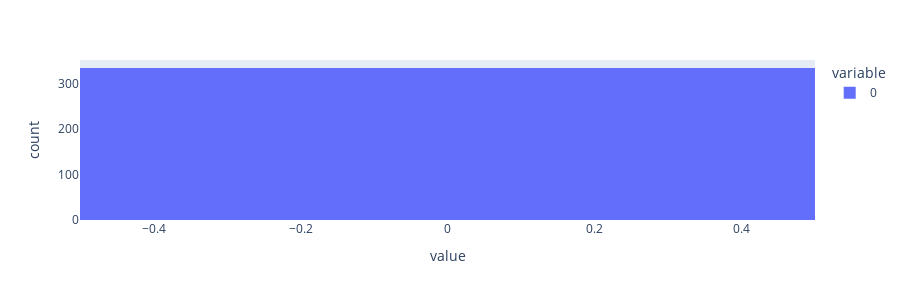
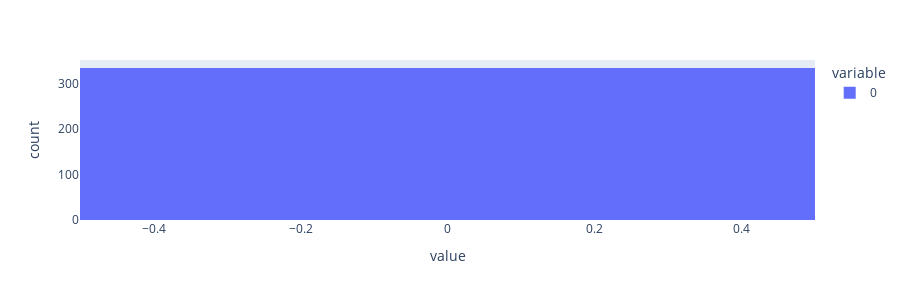
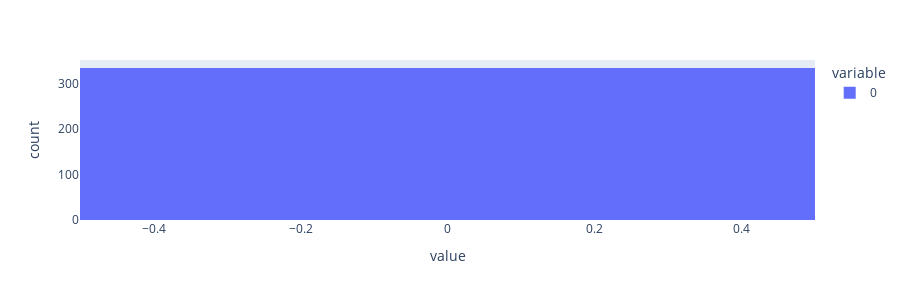
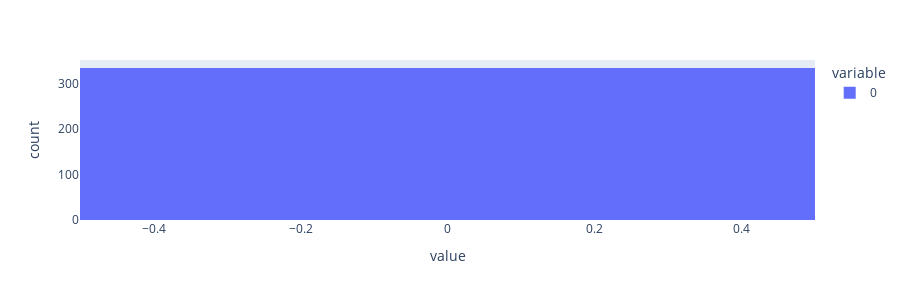

Notebook cell for these charts, in order:
### Code cell
for segment in unique_segments:
    display(Markdown(f"### Segment: {segment}"))
    for k in metric_names:
        for eval_name, results in all_results.items():
            if "_segment_" in k and (segment or "main").replace(" ", "_") not in k:
                continue
            segment_results = [
                results.metrics[k][i] for i, s in enumerate(segments[eval_name]) if s == segment
            ]
            display(Markdown(f"#### {segment} - {k} - {eval_name}"))
            print("count", len(segment_results))
            print("mean", np.mean(segment_results))
            print("std", np.std(segment_results))
            print("max", np.max(segment_results))
            print("min", np.min(segment_results))
            px.histogram(segment_results, height=300).show()

### Figure 1 — Plotly figure (JSON) as saved in the notebook; plotly's stock layout.template omitted (floating-point values rounded to 4 significant figures; data arrays with more than 128 entries replaced by an {"elided": "..."} marker saying what was removed)
{"data": [{"bingroup": "x", "hovertemplate": "variable=0<br>value=%{x}<br>count=%{y}<extra></extra>", "legendgroup": "0", "marker": {"color": "#636efa", "pattern": {"shape": ""}}, "name": "0", "orientation": "v", "showlegend": true, "type": "histogram", "x": {"elided": "335 float values"}, "xaxis": "x", "yaxis": "y"}], "layout": {"barmode": "relative", "height": 300, "legend": {"title": {"text": "variable"}, "tracegroupgap": 0}, "margin": {"t": 60}, "xaxis": {"anchor": "y", "domain": [0, 1], "title": {"text": "value"}}, "yaxis": {"anchor": "x", "domain": [0, 1], "title": {"text": "count"}}}}

### Figure 2 — Plotly figure (JSON) as saved in the notebook; plotly's stock layout.template omitted (floating-point values rounded to 4 significant figures; data arrays with more than 128 entries replaced by an {"elided": "..."} marker saying what was removed)
{"data": [{"bingroup": "x", "hovertemplate": "variable=0<br>value=%{x}<br>count=%{y}<extra></extra>", "legendgroup": "0", "marker": {"color": "#636efa", "pattern": {"shape": ""}}, "name": "0", "orientation": "v", "showlegend": true, "type": "histogram", "x": {"elided": "335 float values"}, "xaxis": "x", "yaxis": "y"}], "layout": {"barmode": "relative", "height": 300, "legend": {"title": {"text": "variable"}, "tracegroupgap": 0}, "margin": {"t": 60}, "xaxis": {"anchor": "y", "domain": [0, 1], "title": {"text": "value"}}, "yaxis": {"anchor": "x", "domain": [0, 1], "title": {"text": "count"}}}}

### Figure 3 — Plotly figure (JSON) as saved in the notebook; plotly's stock layout.template omitted (floating-point values rounded to 4 significant figures; data arrays with more than 128 entries replaced by an {"elided": "..."} marker saying what was removed)
{"data": [{"bingroup": "x", "hovertemplate": "variable=0<br>value=%{x}<br>count=%{y}<extra></extra>", "legendgroup": "0", "marker": {"color": "#636efa", "pattern": {"shape": ""}}, "name": "0", "orientation": "v", "showlegend": true, "type": "histogram", "x": {"elided": "335 float values"}, "xaxis": "x", "yaxis": "y"}], "layout": {"barmode": "relative", "height": 300, "legend": {"title": {"text": "variable"}, "tracegroupgap": 0}, "margin": {"t": 60}, "xaxis": {"anchor": "y", "domain": [0, 1], "title": {"text": "value"}}, "yaxis": {"anchor": "x", "domain": [0, 1], "title": {"text": "count"}}}}

### Figure 4 — Plotly figure (JSON) as saved in the notebook; plotly's stock layout.template omitted (floating-point values rounded to 4 significant figures; data arrays with more than 128 entries replaced by an {"elided": "..."} marker saying what was removed)
{"data": [{"bingroup": "x", "hovertemplate": "variable=0<br>value=%{x}<br>count=%{y}<extra></extra>", "legendgroup": "0", "marker": {"color": "#636efa", "pattern": {"shape": ""}}, "name": "0", "orientation": "v", "showlegend": true, "type": "histogram", "x": {"elided": "335 float values"}, "xaxis": "x", "yaxis": "y"}], "layout": {"barmode": "relative", "height": 300, "legend": {"title": {"text": "variable"}, "tracegroupgap": 0}, "margin": {"t": 60}, "xaxis": {"anchor": "y", "domain": [0, 1], "title": {"text": "value"}}, "yaxis": {"anchor": "x", "domain": [0, 1], "title": {"text": "count"}}}}
